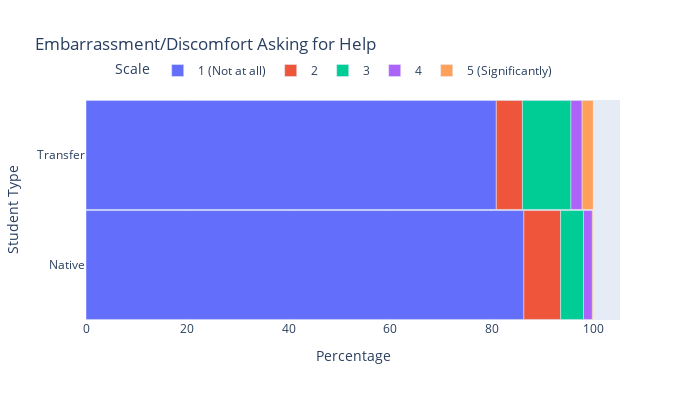

Write notebook code for a chart like this one.
### Code cell
fig = DivergingGraphPlot(transfer, native, label, graphTitle, X_title, Y_title)
fig.show()

X_label = ""
Y_label = "1(Not at All) ... 5(Significantly)"
x_label = ["Week 2", "Week 3", "Week 4", "Week 5", "Week 6", "Week 7", "Week 8", "Week 9"]
graphLabel = "Embarrassment/Discomfort Asking for Help"
df = plotLineGraph(transfer, native, label, graphLabel, X_label, Y_label, x_label, x)
print(df)

### Figure 1 — Plotly figure (JSON) as saved in the notebook; plotly's stock layout.template omitted (floating-point values rounded to 4 significant figures)
{"data": [{"hovertemplate": "%{y}: %{x}", "name": "1 (Not at all)", "orientation": "h", "type": "bar", "x": [80.88, 86.31], "y": ["Transfer", "Native"]}, {"hovertemplate": "%{y}: %{x}", "name": "2", "orientation": "h", "type": "bar", "x": [5.147, 7.25], "y": ["Transfer", "Native"]}, {"hovertemplate": "%{y}: %{x}", "name": "3", "orientation": "h", "type": "bar", "x": [9.559, 4.5], "y": ["Transfer", "Native"]}, {"hovertemplate": "%{y}: %{x}", "name": "4", "orientation": "h", "type": "bar", "x": [2.206, 1.75], "y": ["Transfer", "Native"]}, {"hovertemplate": "%{y}: %{x}", "name": "5 (Significantly)", "orientation": "h", "type": "bar", "x": [2.206, 0.1875], "y": ["Transfer", "Native"]}], "layout": {"bargap": 0.01, "barmode": "relative", "height": 400, "legend": {"orientation": "h", "title": {"text": "Scale"}, "x": 0.05, "y": 1.2}, "title": {"text": "Embarrassment/Discomfort Asking for Help"}, "width": 700, "xaxis": {"title": {"text": "Percentage"}}, "yaxis": {"autorange": "reversed", "title": {"text": "Student Type"}}}}
